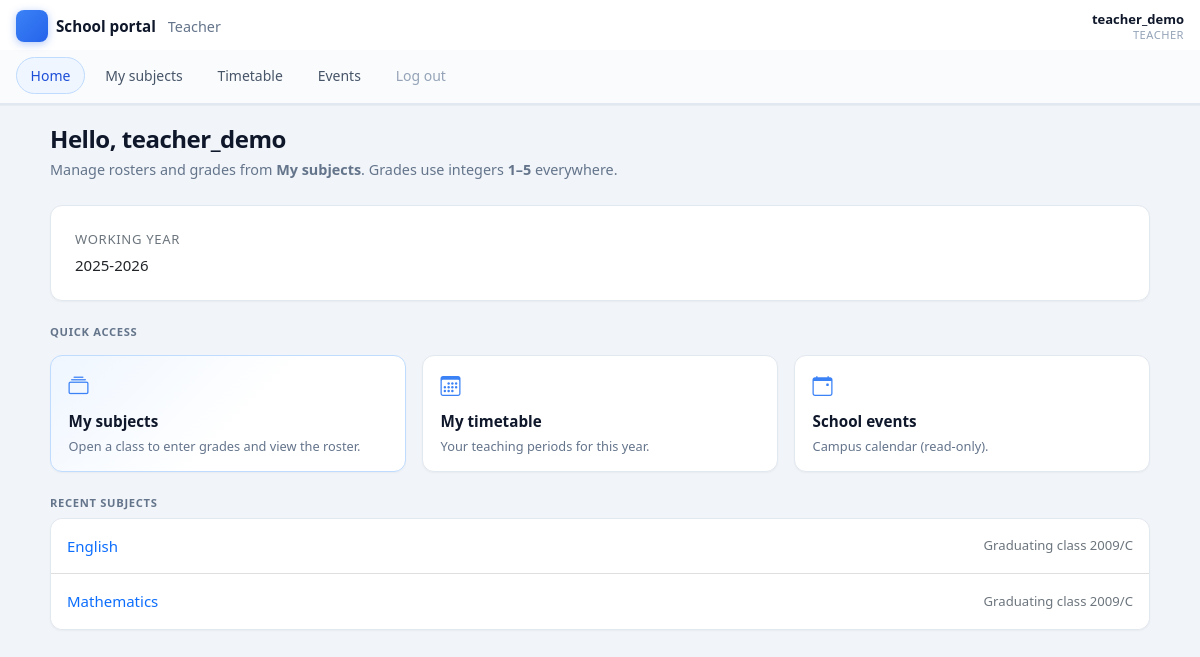
Page /teacher_dashboard.php (signed in) on the committed database.
### tables this page shows
CREATE TABLE IF NOT EXISTS `academic_years` (
  `id` int UNSIGNED NOT NULL AUTO_INCREMENT,
  `label` varchar(32) NOT NULL COMMENT 'e.g. 2025-2026',
  `date_start` date NOT NULL,
  `date_end` date NOT NULL,
  `is_current` tinyint(1) NOT NULL DEFAULT '0',
  `created_at` timestamp NOT NULL DEFAULT CURRENT_TIMESTAMP,
  PRIMARY KEY (`id`),
  UNIQUE KEY `uq_academic_years_label` (`label`)
);

CREATE TABLE IF NOT EXISTS `class_subject_assignments` (
  `id` int UNSIGNED NOT NULL AUTO_INCREMENT,
  `academic_year_id` int UNSIGNED NOT NULL,
  `class_id` int UNSIGNED NOT NULL,
  `subject_id` int UNSIGNED NOT NULL,
  `teacher_user_id` int NOT NULL COMMENT 'Must match users.id type (signed INT)',
  `timetable_day` tinyint UNSIGNED NOT NULL DEFAULT '0' COMMENT '0 unset; 1=Mon .. 7=Sun',
  `timetable_slot` tinyint UNSIGNED NOT NULL DEFAULT '0' COMMENT '0 unset; 1ÔÇô12 period',
  `created_at` timestamp NOT NULL DEFAULT CURRENT_TIMESTAMP,
  PRIMARY KEY (`id`),
  UNIQUE KEY `uq_assignment` (`academic_year_id`,`class_id`,`subject_id`),
  KEY `idx_assignment_teacher_year` (`teacher_user_id`,`academic_year_id`),
  KEY `idx_assignment_class_year` (`class_id`,`academic_year_id`),
  KEY `fk_csa_subject` (`subject_id`)
);

CREATE TABLE IF NOT EXISTS `subjects` (
  `id` int UNSIGNED NOT NULL AUTO_INCREMENT,
  `title` varchar(160) NOT NULL,
  `description` text,
  `required_books` text,
  `lessons_outline` text COMMENT 'Topics / lesson structure',
  `created_at` timestamp NOT NULL DEFAULT CURRENT_TIMESTAMP,
  PRIMARY KEY (`id`),
  UNIQUE KEY `uq_subjects_title` (`title`)
);

CREATE TABLE IF NOT EXISTS `classes` (
  `id` int UNSIGNED NOT NULL AUTO_INCREMENT,
  `start_date` date NOT NULL COMMENT 'Class cohort start',
  `class_code` varchar(32) NOT NULL COMMENT 'e.g. 2009/C',
  `display_name` varchar(128) DEFAULT NULL,
  `created_at` timestamp NOT NULL DEFAULT CURRENT_TIMESTAMP,
  PRIMARY KEY (`id`),
  UNIQUE KEY `uq_class_identity` (`start_date`,`class_code`)
);

### includes/authz.php (called while the page is built, shortened)
<?php
function current_user_id(): ?int
{
    return (int) $_SESSION['user_id'];
}
function current_username(): ?string
{
    return isset($_SESSION['username']) ? (string) $_SESSION['username'] : null;
}

### includes/teacher_data.php (called while the page is built, shortened)
<?php
function teacher_year_q(int $yearId): string
{
    return $yearId > 0 ? ('?year_id=' . $yearId) : '';
}
function teacher_assigned_year_ids(mysqli $db, int $teacherId): array
{
    $stmt = $db->prepare(
        'SELECT DISTINCT csa.academic_year_id
         FROM class_subject_assignments csa
         WHERE csa.teacher_user_id = ?
         ORDER BY csa.academic_year_id DESC'
    );
    $stmt->bind_param('i', $teacherId);
    $stmt->execute();
    $res = $stmt->get_result();
    $ids = [];
    while ($row = $res->fetch_assoc()) {
        $ids[] = (int) $row['academic_year_id'];
    }
    return $ids;
}
function teacher_resolve_year(mysqli $db, int $teacherId, int $requestedYearId): ?array
{
    $ids = teacher_assigned_year_ids($db, $teacherId);
    $yearId = 0;
    if ($requestedYearId > 0 && in_array($requestedYearId, $ids, true)) {
        $yearId = $requestedYearId;
    } else {
        $stmt = $db->prepare(
            'SELECT ay.id FROM academic_years ay
             INNER JOIN class_subject_assignments csa ON csa.academic_year_id = ay.id
             WHERE csa.teacher_user_id = ? AND ay.is_current = 1
             LIMIT 1'
        );
        if ($stmt && $stmt->bind_param('i', $teacherId) && $stmt->execute()) {
            $row = $stmt->get_result()->fetch_assoc();
            if ($row) {
                $yearId = (int) $row['id'];
            }
        } elseif ($stmt) {
            $stmt->close();
        }
    }
    $stmt = $db->prepare('SELECT * FROM academic_years WHERE id = ? LIMIT 1');
    $stmt->bind_param('i', $yearId);
    $stmt->execute();
    $row = $stmt->get_result()->fetch_assoc();
    return $row ?: null;
}
function teacher_assignments_for_year(mysqli $db, int $teacherId, int $yearId): array
{
    $stmt = $db->prepare(
        'SELECT csa.id AS assignment_id, csa.class_id, csa.academic_year_id, csa.subject_id,
                s.title AS subject_title,
                c.class_code, c.start_date, c.display_name
         FROM class_subject_assignments csa
         INNER JOIN subjects s ON s.id = csa.subject_id
         INNER JOIN classes c ON c.id = csa.class_id
         WHERE csa.teacher_user_id = ? AND csa.academic_year_id = ?
         ORDER BY s.title ASC, c.class_code ASC'
    );
    $stmt->bind_param('ii', $teacherId, $yearId);
    $stmt->execute();
    $res = $stmt->get_result();
    $out = [];
    while ($row = $res->fetch_assoc()) {
        $out[] = $row;
    }
    return $out;
}
function teacher_assignment_url(int $assignmentId, int $yearId, string $extraQuery = '', int $rosterPage = 0): string
{
    $u = 'teacher_assignment.php?assignment_id=' . $assignmentId;
    if ($yearId > 0) {
        $u .= '&year_id=' . $yearId;
    }
    return $u;
}

### teacher_dashboard.php (the view, shortened to what this page needs)
<?php
require_once __DIR__ . '/includes/authz.php';
require_once __DIR__ . '/dbConnect.php';
require_once __DIR__ . '/includes/teacher_data.php';
$tid = (int) current_user_id();
$reqYear = isset($_GET['year_id']) ? (int) $_GET['year_id'] : 0;
$yearRow = teacher_resolve_year($mysqli, $tid, $reqYear);
$yearId = $yearRow ? (int) $yearRow['id'] : 0;
$assignments = $yearRow ? teacher_assignments_for_year($mysqli, $tid, $yearId) : [];
$yq = teacher_year_q($yearId);
$eventsQ = $yearId > 0 ? ('?year_id=' . $yearId) : '';
?>
<div class="portal-page-head">
  <h1>Hello, <?php echo htmlspecialchars((string) (current_username() ?? ''), ENT_QUOTES, 'UTF-8'); ?></h1>
  <p class="text-muted">Manage rosters and grades from <strong>My subjects</strong>. Grades use integers <strong>1–5</strong> everywhere.</p>
</div>
<?php if ($yearRow === null): ?>
  <div class="alert alert-warning border-0 shadow-sm">You have no class assignments yet. An administrator must assign you to a subject for a class and year.</div>
<?php else: ?>
  <div class="portal-card p-3 p-md-4 mb-4">
    <p class="mb-1 small text-muted text-uppercase" style="letter-spacing:0.05em">Working year</p>
    <p class="mb-0 fw-semibold text-dark"><?php echo htmlspecialchars((string) $yearRow['label'], ENT_QUOTES, 'UTF-8'); ?></p>
  </div>
  <h2 class="h6 mb-3">Quick access</h2>
  <div class="portal-tiles mb-4">
    <a class="portal-tile portal-tile--primary" href="teacher_assignments.php<?php echo htmlspecialchars($yq, ENT_QUOTES, 'UTF-8'); ?>">
      <i class="bi bi-collection portal-tile__icon" aria-hidden="true"></i>
      <span class="portal-tile__label">My subjects</span>
      <span class="portal-tile__hint">Open a class to enter grades and view the roster.</span>
    </a>
    <a class="portal-tile" href="teacher_timetable.php<?php echo htmlspecialchars($yq, ENT_QUOTES, 'UTF-8'); ?>">
      <i class="bi bi-calendar3 portal-tile__icon" aria-hidden="true"></i>
      <span class="portal-tile__label">My timetable</span>
      <span class="portal-tile__hint">Your teaching periods for this year.</span>
    </a>
    <a class="portal-tile" href="events.php<?php echo htmlspecialchars($eventsQ, ENT_QUOTES, 'UTF-8'); ?>">
      <i class="bi bi-calendar-event portal-tile__icon" aria-hidden="true"></i>
      <span class="portal-tile__label">School events</span>
      <span class="portal-tile__hint">Campus calendar (read-only).</span>
    </a>
  </div>
  <?php if ($assignments !== []): ?>
    <h2 class="h6 mb-2">Recent subjects</h2>
    <ul class="list-group list-group-flush portal-card overflow-hidden mb-0">
      <?php foreach (array_slice($assignments, 0, 6) as $a): ?>
        <li class="list-group-item d-flex justify-content-between align-items-center py-3">
          <a class="fw-medium text-decoration-none" href="<?php echo htmlspecialchars(teacher_assignment_url((int) $a['assignment_id'], $yearId), ENT_QUOTES, 'UTF-8'); ?>">
            <?php echo htmlspecialchars((string) $a['subject_title'], ENT_QUOTES, 'UTF-8'); ?>
          </a>
          <span class="small text-muted"><?php echo htmlspecialchars((string) ($a['display_name'] ?: $a['class_code']), ENT_QUOTES, 'UTF-8'); ?></span>
        </li>
      <?php endforeach; ?>
    </ul>
  <?php endif; ?>
<?php endif; ?>
<?php
require __DIR__ . '/includes/dashboard_shell.php';

### assets/css/style.css (style rules this page uses)
* { margin: 0; padding: 0; box-sizing: border-box; }
.portal-body { margin: 0; min-height: 100vh; font-family: system-ui, -apple-system, "Segoe UI", Roboto, "Helvetica Neue", Arial, sans-serif; font-size: 0.9375rem; color: #1e293b; background: #f1f5f9; -webkit-font-smoothing: antialiased; }
.portal-page-head { margin-bottom: 1.5rem; }
.portal-page-head h1 { font-size: 1.5rem; font-weight: 700; letter-spacing: -0.02em; color: #0f172a; margin-bottom: 0.35rem; }
.portal-page-head .lead, .portal-page-head p.text-muted { font-size: 0.9rem; color: #64748b !important; max-width: 42rem; margin-bottom: 0; }
.portal-tiles { display: grid; grid-template-columns: 1fr; gap: 0.75rem; }
@media (min-width: 576px) { .portal-tiles { grid-template-columns: repeat(2, 1fr); } }
@media (min-width: 992px) { .portal-tiles { grid-template-columns: repeat(3, 1fr); gap: 1rem; } }
.portal-tile { display: flex; flex-direction: column; align-items: flex-start; gap: 0.35rem; padding: 1rem 1.1rem; background: #fff; border: 1px solid #e2e8f0; border-radius: 0.75rem; text-decoration: none; color: #0f172a; box-shadow: 0 1px 2px rgba(15, 23, 42, 0.04); transition: border-color 0.15s ease, box-shadow 0.15s ease, transform 0.15s ease; min-height: 5.5rem; }
.portal-tile--primary { background: linear-gradient(135deg, #eff6ff 0%, #fff 55%); border-color: #bfdbfe; }
.portal-tile__label { font-weight: 600; font-size: 0.95rem; }
.portal-tile__hint { font-size: 0.8rem; color: #64748b; line-height: 1.35; }
.portal-tile__icon { font-size: 1.25rem; color: #3b82f6; margin-bottom: 0.15rem; }
.portal-card { background: #fff; border: 1px solid #e2e8f0; border-radius: 0.75rem; box-shadow: 0 1px 2px rgba(15, 23, 42, 0.04); }
.portal-body h2.h6, .portal-body .h6 { font-weight: 600; color: #64748b; text-transform: uppercase; font-size: 0.7rem; letter-spacing: 0.06em; }

### rows in the picture
academic_years: label "2025-2026"
class_subject_assignments: subject.title "English", class.display_name "Graduating class 2009/C"
class_subject_assignments: subject.title "Mathematics", class.display_name "Graduating class 2009/C"

### other values in the picture
$pageTitle "Teacher"
$displayName "teacher_demo"
$roleLabel "TEACHER"
$label "Home"
$label "My subjects"
$label "Timetable"
$label "Events"
$label "Log out"
current_username() "teacher_demo"
